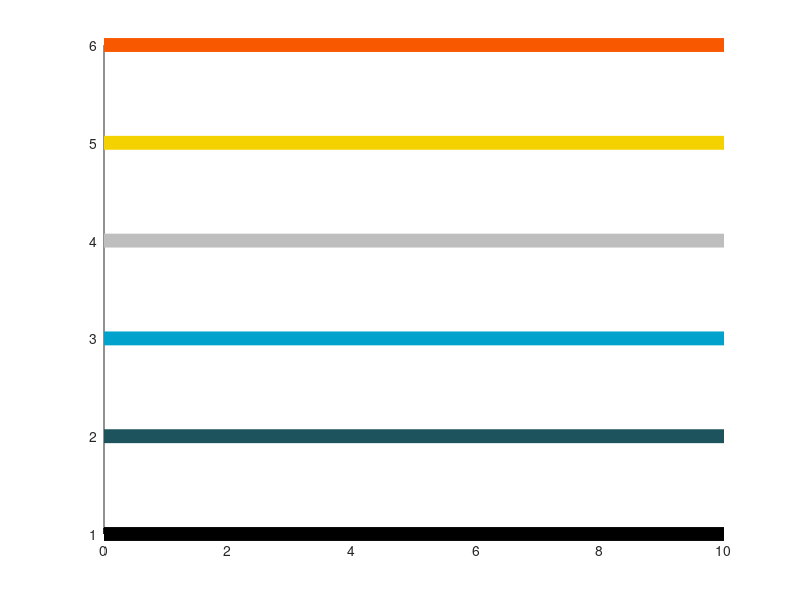

The MATLAB script that drew this image:
%% Plot properties
% 'MarkerEdgeColor'
% 'MarkerFaceColor'

% color by labels
M2Scolor.black = [0, 0, 0];
M2Scolor.dblue = 1/256 * [28, 83, 92];
M2Scolor.lblue = 1/256 * [1, 164, 205];
M2Scolor.lgrey = 1/256 * [191, 191, 191];
M2Scolor.yellow = 1/256 * [245,211,0];
M2Scolor.orange = 1/256 * [249, 88, 0];

% color by cell
M2ScolorsCell{1,1} = M2Scolor.black;
M2ScolorsCell{2,1} = M2Scolor.dblue;
M2ScolorsCell{3,1} = M2Scolor.lblue;
M2ScolorsCell{4,1} = M2Scolor.lgrey;
M2ScolorsCell{5,1} = M2Scolor.yellow;
M2ScolorsCell{6,1} = M2Scolor.orange;

% visualise
figure, hold on
plot([0;10],[1;1],'-','LineWidth',10,'Color',M2Scolor.black)
plot([0;10],[2;2],'-','LineWidth',10,'Color',M2Scolor.dblue)
plot([0;10],[3;3],'-','LineWidth',10,'Color',M2Scolor.lblue), 
plot([0;10],[4;4],'-','LineWidth',10,'Color',M2Scolor.lgrey)
plot([0;10],[5;5],'-','LineWidth',10,'Color',M2Scolor.yellow)
plot([0;10],[6;6],'-','LineWidth',10,'Color',M2Scolor.orange)

% create colormap
intervalX=52;
M2Scolormap = [linspace(M2ScolorsCell{1,1}(1),M2ScolorsCell{2,1}(1),intervalX)', linspace(M2ScolorsCell{1,1}(2),M2ScolorsCell{2,1}(2),intervalX)', linspace(M2ScolorsCell{1,1}(3),M2ScolorsCell{2,1}(3),intervalX)']
for colorNr = 2:5
    CMtemp =  [linspace(M2ScolorsCell{colorNr,1}(1),M2ScolorsCell{colorNr+1,1}(1),intervalX)', linspace(M2ScolorsCell{colorNr,1}(2),M2ScolorsCell{colorNr+1,1}(2),intervalX)', linspace(M2ScolorsCell{colorNr,1}(3),M2ScolorsCell{colorNr+1,1}(3),intervalX)']
    M2Scolormap = [M2Scolormap;CMtemp(2:end,:)];
end

% save M2ScolorScheme M2Scolormap M2Scolor 

% To use it:
load ('M2ScolorScheme.mat')

% for continuous plot colors
colormap(M2Scolormap)

